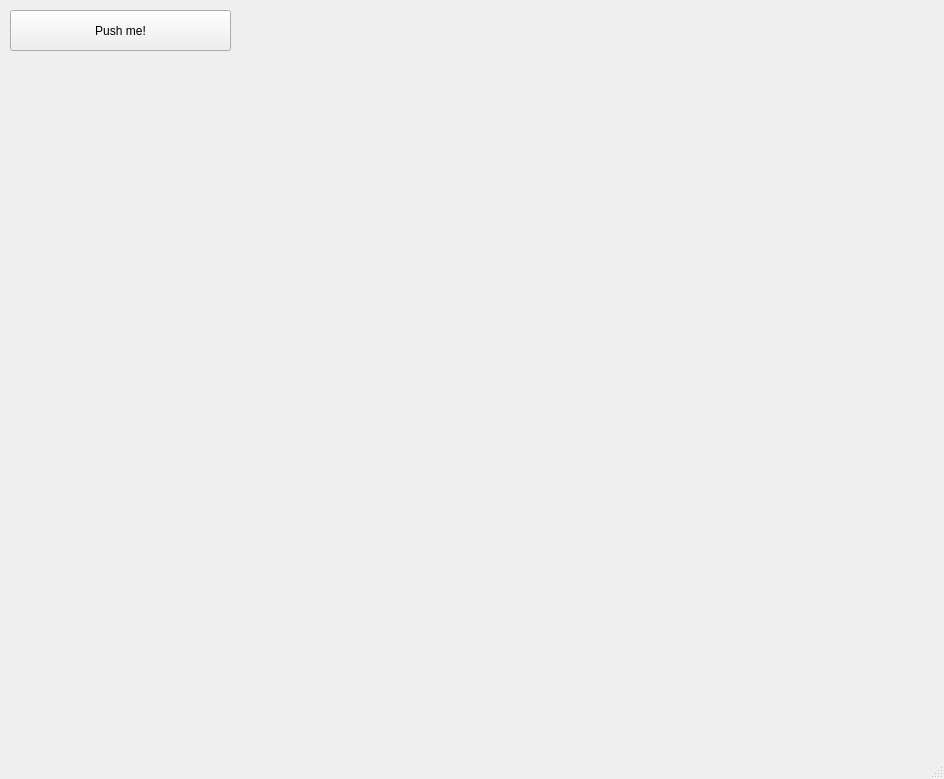
<?xml version="1.0" encoding="UTF-8"?>
<ui version="4.0">
 <class>MainWindow</class>
 <widget class="QMainWindow" name="MainWindow">
  <property name="geometry">
   <rect>
    <x>0</x>
    <y>0</y>
    <width>944</width>
    <height>779</height>
   </rect>
  </property>
  <property name="windowTitle">
   <string>MainWindow</string>
  </property>
  <widget class="QWidget" name="centralwidget">
   <widget class="QPushButton" name="pushButton">
    <property name="geometry">
     <rect>
      <x>10</x>
      <y>10</y>
      <width>221</width>
      <height>41</height>
     </rect>
    </property>
    <property name="text">
     <string>Push me!</string>
    </property>
   </widget>
  </widget>
  <widget class="QMenuBar" name="menubar">
   <property name="geometry">
    <rect>
     <x>0</x>
     <y>0</y>
     <width>944</width>
     <height>26</height>
    </rect>
   </property>
  </widget>
  <widget class="QStatusBar" name="statusbar"/>
 </widget>
 <resources/>
 <connections/>
</ui>
